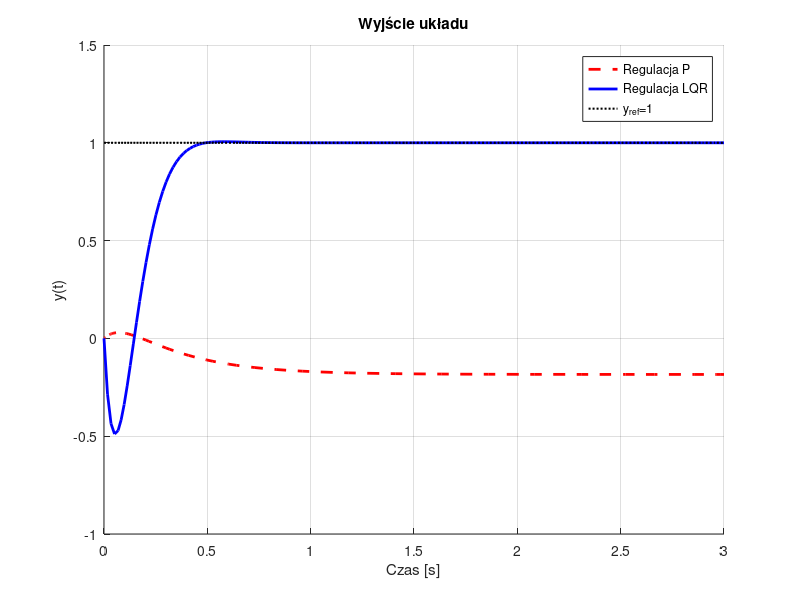

MATLAB code for this plot:
function lqr_1
    % ==================================================
    % 1) Definicja układu w postaci przestrzeni stanów
    %    z transmitancji K(s)=(s-7)/[(s+9)(s+5)].
    % ==================================================
    
    % Macierze stanu:
    A = [  0   -45
           1   -14 ];
    B = [ -7
           1 ];
    C = [  0    1 ];
    D = 0;             
    
    % Zadana wartość wyjścia w stanie ustalonym:
    y_ref = 1;
    
    % Warunki początkowe:
    x0 = [0; 0];
    
    % Zakres symulacji w sekundach:
    tspan = [0 3];
    
    % ==================================================
    % 2) Punkt pracy (x_ref, u_ref), by w stanie ustalonym y=1
    % ==================================================
    M   = [A, B; 
           C, D];
    rhs = [0; 0; 
           y_ref];
    
    XU_ref = M \ rhs;  % rozwiązuje układ liniowy M * [x_ref; u_ref] = rhs
    
    n = size(A,1);     
    x_ref = XU_ref(1:n);
    u_ref = XU_ref(n+1:end);
    
    % ==================================================
    % 3) Regulacja P:  u(t) = y_ref - y(t) = 1 - C*x(t)
    % ==================================================
    
    % Definiujemy funkcję do ode45: 
    %  dx/dt = A*x + B*u,
    %  gdzie u = (y_ref - C*x).
    
    odefunP = @(t, x) A*x + B*( y_ref - C*x );
    
    % Symulacja regulatora P:
    [tP, xP] = ode45(odefunP, tspan, x0);
    yP = (C * xP.').';          % y(t) = C*x(t)
    uP = y_ref - yP;            % u(t) = 1 - y(t)
    
    % ==================================================
    % 4) Regulacja LQR z przesunięciem do (x_ref, u_ref)
    % ==================================================
    %
    %  Standardowe LQR minim prowadzi do x=0.
    %  Jeżeli chcemy mieć y=1, trzeba "przesunąć" układ do (x_ref, u_ref).
    %
    %  Definiujemy: x_t = x - x_ref. Wtedy x_t'= A_cl*x_t, z A_cl = (A - B*K).
    
    % Macierze wag:
    Q = eye(2);
    R = 1;
    
    % Wzmocnienie K:
    K = lqr(A, B, Q, R);
    
    % Macierz w pętli zamkniętej (dla odchyłki x_t):
    A_cl = A - B*K; 
    
    % Funkcja stanu dla x_t:
    %   d(x_t)/dt = A_cl * x_t,
    % bo w pętli mamy u = u_ref - K(x - x_ref) => u - u_ref = -K x_t.
    odefunLQR = @(t, x_t) A_cl*x_t;
    
    % Stan początkowy w sensie odchyłki: x_t(0) = x0 - x_ref
    x_t0 = x0 - x_ref;
    
    % Symulacja regulatora LQR:
    [tLQR, x_t_LQR] = ode45(odefunLQR, tspan, x_t0);
    
    % Pełny stan: x(t) = x_ref + x_t(t)
    xLQR = x_t_LQR + x_ref.';
    
    % Wyjście:
    yLQR = (C * xLQR.').';
    
    % Sterowanie:
    %   u(t) = u_ref - K*(x - x_ref) = u_ref - K*x_t
    %         = u_ref - K*( x_t )
    uLQR = zeros(size(tLQR));
    for i=1:length(tLQR)
       uLQR(i) = u_ref - K*x_t_LQR(i,:)';
    end
    
    % ==================================================
    % 5) Wykres z wynikiem
    % ==================================================
    
    figure('Name','Porównanie P vs LQR','NumberTitle','off');
    
    hold on; grid on;
    plot(tP,   yP,   'r--','LineWidth',2);
    plot(tLQR, yLQR, 'b-','LineWidth',2);
    plot(tLQR, y_ref*ones(size(tLQR)), 'k:','LineWidth',1.5);
    legend('Regulacja P','Regulacja LQR','y_{ref}=1','Location','best');
    xlabel('Czas [s]');  ylabel('y(t)');
    title('Wyjście układu');
    
end
